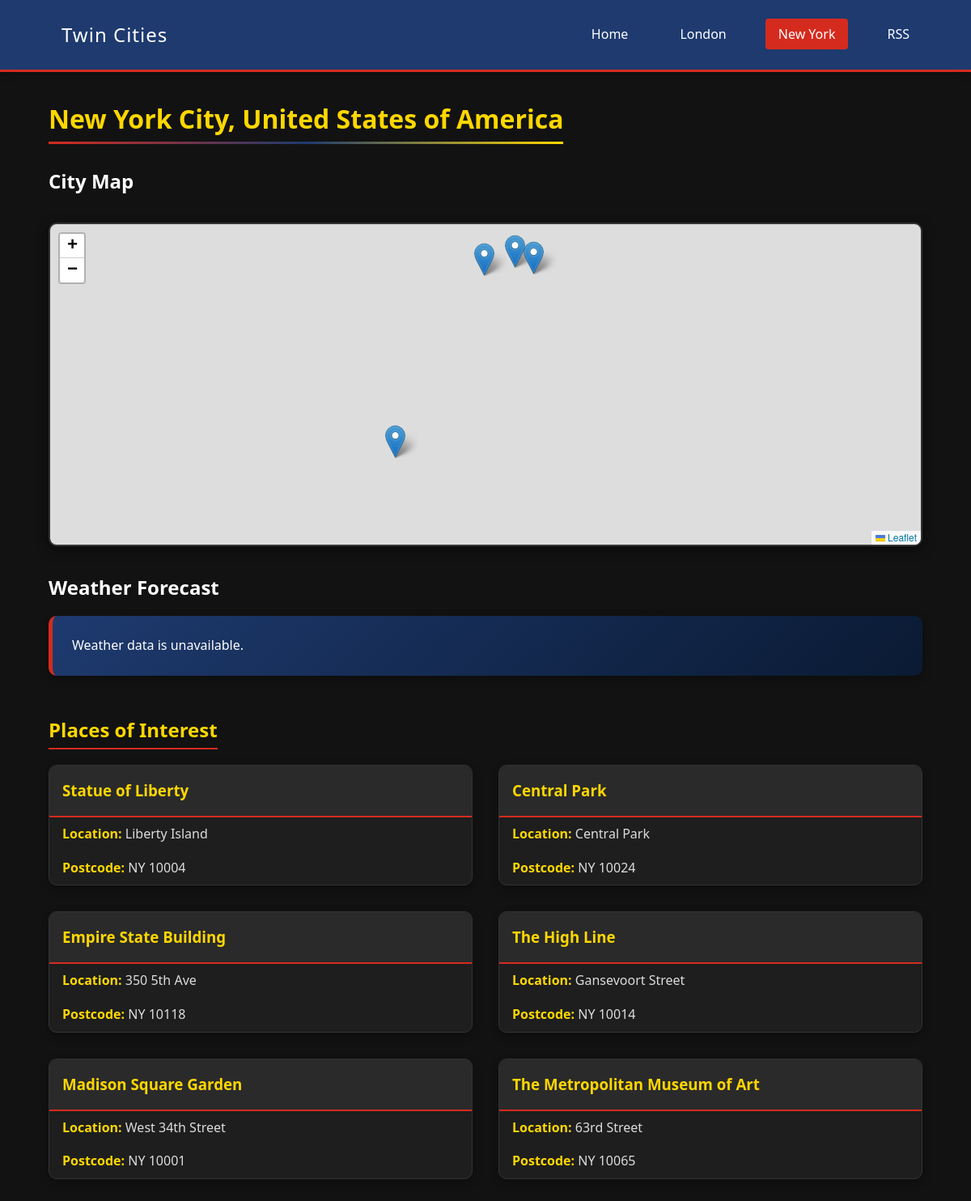
Screenshot of /Twin-Cities-Website/nyc.php with the database file from the repository.
### tables this page shows
CREATE TABLE IF NOT EXISTS place_of_interest (
    Place_of_InterestID INT PRIMARY KEY AUTO_INCREMENT,
    StreetName VARCHAR(45),
    Postcode VARCHAR(15),
    NameofLocation VARCHAR(100) NOT NULL,
    Lon DECIMAL(9,6),
    Lat DECIMAL(9,6),
    Place_Description VARCHAR(250),
    City_ID INT,
    FOREIGN KEY (City_ID) REFERENCES city(City_ID) ON DELETE CASCADE
);

### Twin-Cities-Website/nyc.php (the view, shortened to what this page needs)
<?php
include_once 'db_connect.php';
?>
<!DOCTYPE html>
<html>
<head>
    <link rel="stylesheet" href="assets/style.css">
    <link rel="stylesheet" href="https://unpkg.com/leaflet@1.9.4/dist/leaflet.css" />
</head>
<body>
    <nav class="navbar">
        <div class="container">
            <a href="index.php" class="logo">Twin Cities</a>
            <ul class="nav-menu">
                <li><a href="index.php">Home</a></li>
                <li><a href="london.php">London</a></li>
                <li><a href="nyc.php">New York</a></li>
                <li><a href="rss.php">RSS</a></li>
            </ul>
        </div>
    </nav>
    <main class="container">
        <h1>New York City, United States of America</h1>
        <section class="maps-section">
            <h2>City Map</h2>
            <div id="city-map" class="map-container" data-lat="40.7128" data-lon="-74.0060" data-city="nyc"></div>
        </section>
        <section class="weather-section">
            <h2>Weather Forecast</h2>
            <div class="weather-container" id="weather-display"></div>
        </section>
        <section class="places-section">
            <h2>Places of Interest</h2>
            <div class="places-grid">
                <?php
                if ($pdo):
                ?>
                    <?php
                    $places = $pdo->prepare("SELECT * FROM place_of_interest WHERE City_ID = 2");
                    $places->execute();
                    foreach ($places as $place):
                    ?>
                    <div class="place-card" onclick="toggleDetails(this)">
                        <h3><?= $place['NameofLocation'] ?></h3>
                        <p><strong>Location:</strong> <?= $place['StreetName'] ?></p>
                        <p><strong>Postcode:</strong> <?= $place['Postcode'] ?></p>
                    </div>
                    <?php endforeach; ?>
                <?php endif; ?>
            </div>
        </section>
    </main>
</body>
</html>

### Twin-Cities-Website/assets/style.css (style rules this page uses)
* { margin: 0; padding: 0; box-sizing: border-box; }
body { font-family: 'Segoe UI', Tahoma, Geneva, Verdana, sans-serif; line-height: 1.6; background-color: #121212; color: #FFFFFF; }
.container { width: 90%; max-width: 1200px; margin: 0 auto; }
.navbar { background: #1E3A6F; color: white; padding: 16px 0; border-bottom: 3px solid #D52B1E; box-shadow: 0 2px 10px rgba(0,0,0,0.3); }
.navbar .container { display: flex; justify-content: space-between; align-items: center; }
.navbar a { color: white; text-decoration: none; padding: 8px 16px; font-weight: 500; transition: all 0.3s ease; }
.nav-menu { display: flex; list-style: none; gap: 32px; margin: 0; padding: 0; }
.logo { font-size: 24px; font-weight: bold; letter-spacing: 1px; }
.map-container { height: 400px; margin: 32px 0; border-radius: 10px; border: 2px solid #333; box-shadow: 0 4px 15px rgba(0,0,0,0.5); z-index: 1; }
.weather-section { margin: 32px 0; }
.weather-container { margin: 16px 0; }
.places-section { margin: 48px 0; }
.places-section h2 { color: #FFD700; margin-bottom: 24px; position: relative; display: inline-block; }
.places-section h2:after { content: ''; position: absolute; bottom: -5px; left: 0; width: 100%; height: 2px; background: #D52B1E; }
.places-grid { display: grid; grid-template-columns: repeat(auto-fill, minmax(350px, 1fr)); gap: 32px; }
.place-card { background: #1E1E1E; border: 1px solid #333; border-radius: 10px; overflow: hidden; box-shadow: 0 4px 12px rgba(0,0,0,0.3); transition: all 0.3s ease; cursor: pointer; }
.place-card h3 { background: #2A2A2A; padding: 16px; color: #FFD700; border-bottom: 2px solid #D52B1E; }
.place-card > p { padding: 8px 16px; color: #DDD; }
.place-card > p strong { color: #FFD700; }
h1, h2, h3 { color: #FFFFFF; }
h1 { color: #FFD700; margin: 32px 0; position: relative; display: inline-block; }
h1:after { content: ''; position: absolute; bottom: -5px; left: 0; width: 100%; height: 3px; background: linear-gradient(90deg, #D52B1E, #1E3A6F, #FFD700); }

### rows the page displays
place_of_interest: NameofLocation "Statue of Liberty", StreetName "Liberty Island", Postcode "NY 10004"
place_of_interest: NameofLocation "Central Park", StreetName "Central Park", Postcode "NY 10024"
place_of_interest: NameofLocation "Empire State Building", StreetName "350 5th Ave", Postcode "NY 10118"
place_of_interest: NameofLocation "The High Line", StreetName "Gansevoort Street", Postcode "NY 10014"
place_of_interest: NameofLocation "Madison Square Garden", StreetName "West 34th Street", Postcode "NY 10001"
place_of_interest: NameofLocation "The Metropolitan Museum of Art", StreetName "63rd Street", Postcode "NY 10065"
